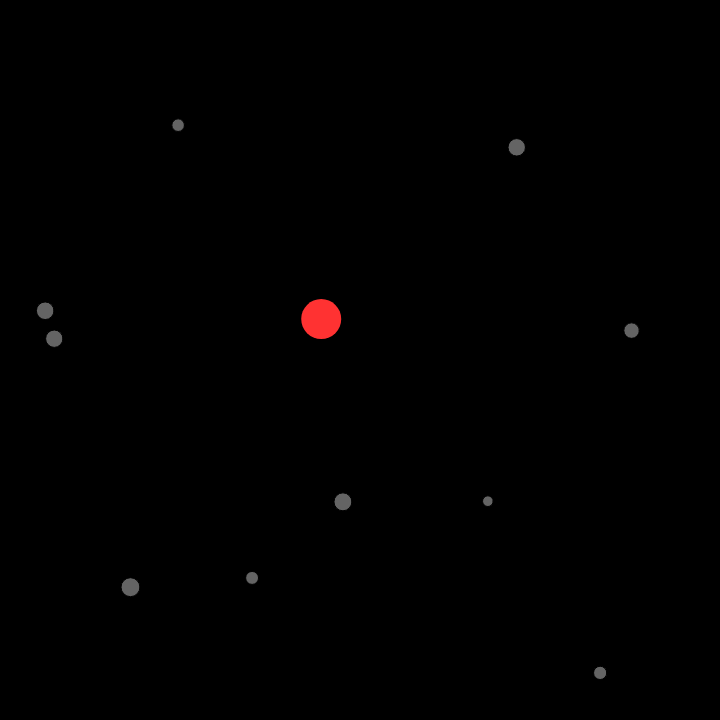
Frame 1 (no input)
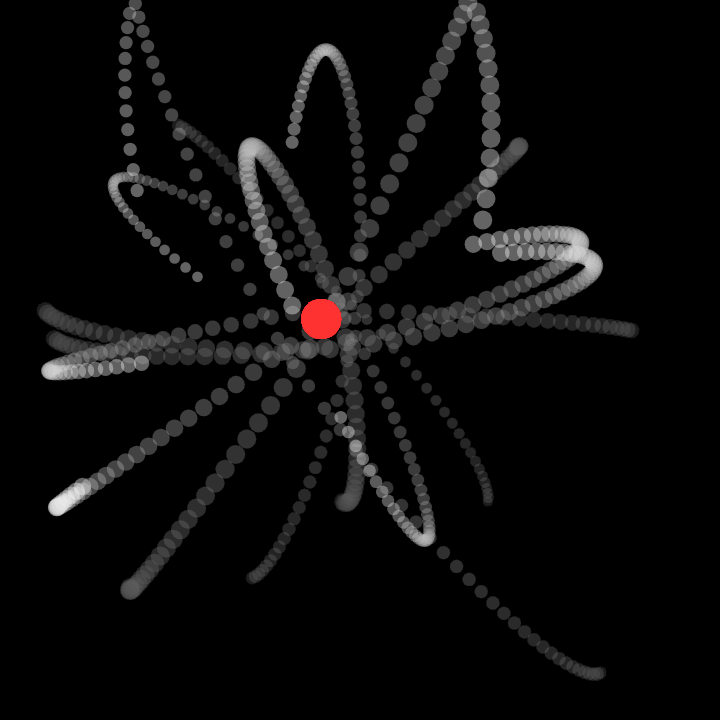
Frame 60 (no input)
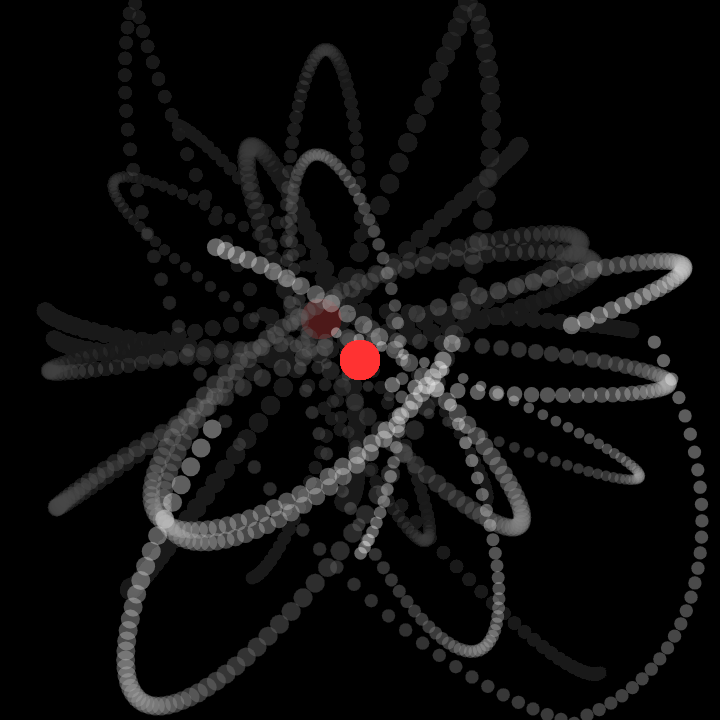
Frame 120 (the mouse pressed at the canvas centre since frame 60)

The p5.js sketch that drew these frames (run headless with seeded random() and noise() and a simulated clock; from frame 60 on, the mouse is pressed at the canvas centre):

// p5.js sketch
// ── sketch.js
let others = [];
let me;

function setup() {
  createCanvas(720, 720);
  for (let i = 0; i < 10; i++) {
    let x = random(width);
    let y = random(height);
    let m = random(25, 50);
    others[i] = new Others(x, y, m);
  }
  me = new Me(random(width), random(height), 100);
  background(0);
}

function draw() {
 background(0, 5);
  for (let i = 0; i < others.length; i++) {
    others[i].update();
    others[i].show();
    others[i].edges();
    me.attract(others[i]);
  }
  if (mouseIsPressed) {
    me.pos.x = mouseX;
    me.pos.y = mouseY;
  }
  me.show();
}
// ── me.js
class Me {
  
  constructor(x,y,m) {
    this.pos = createVector(x,y);
    this.mass = m;
    this.r = this.mass / 5;
  }
  
  attract(others) {
    let dir = p5.Vector.sub(this.pos, others.pos);
    let dirSq = constrain(dir.magSq(), 25, 500);
    let G = 5;
    let universalgrav = G * (this.mass * others.mass) / dirSq;
    dir.setMag(universalgrav);
    others.applyForce(dir);
  }
  
  
  show() {
    noStroke();
    fill(255, 50, 50);
    ellipse(this.pos.x, this.pos.y, this.r*2);    
  }
}
// ── others.js
class Others {
  constructor(x, y, m) {
    this.pos = createVector(x, y);
    this.vel = p5.Vector.random2D();
    this.vel.mult(3);
    this.acc = createVector(0, 0);
    this.mass = m;
    this.r = this.mass / 5;
  }

  applyForce(force) {
    let f = p5.Vector.div(force, this.mass);
    this.acc.add(f);
  }

  update() {
    this.vel.add(this.acc);
    this.pos.add(this.vel);
    this.acc.set(0, 0);
  }
  
  edges(){
    if (this.pos.y > height) {
      this.vel.y *= -1;
      this.pos.y = height;
    }
    if (this.pos.x > width) {
      this.vel.x *= -1;
      this.pos.x = width;
    }
    if (this.pos.x < 0){
      this.vel.x *= -1;
      this.pos.x = 0;
    }
    if (this.pos.y < 0){
      this.vel.y *= -1;
      this.pos.y = 0;
    }
    

  }

  show() {
    fill(255, 100);
    ellipse(this.pos.x, this.pos.y, this.r * 2);
  }
}
